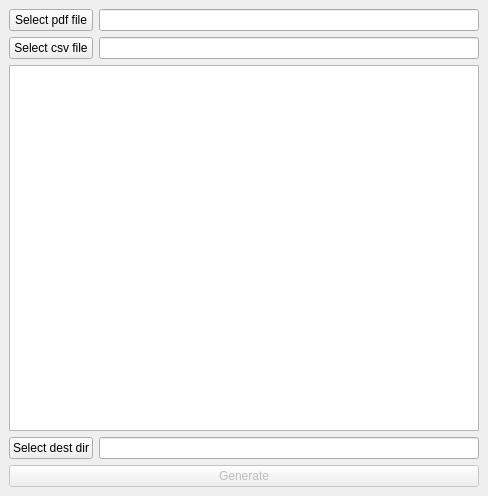
<?xml version="1.0" encoding="UTF-8"?>
<ui version="4.0">
 <class>MainWindow</class>
 <widget class="QMainWindow" name="MainWindow">
  <property name="geometry">
   <rect>
    <x>0</x>
    <y>0</y>
    <width>488</width>
    <height>496</height>
   </rect>
  </property>
  <property name="windowTitle">
   <string>PDF Signature Creator</string>
  </property>
  <widget class="QWidget" name="centralwidget">
   <layout class="QGridLayout" name="gridLayout">
    <item row="0" column="0">
     <widget class="QPushButton" name="pdfPb">
      <property name="text">
       <string>Select pdf file</string>
      </property>
     </widget>
    </item>
    <item row="1" column="0">
     <widget class="QPushButton" name="csvPb">
      <property name="text">
       <string>Select csv file</string>
      </property>
     </widget>
    </item>
    <item row="6" column="0">
     <widget class="QPushButton" name="destPb">
      <property name="text">
       <string>Select dest dir</string>
      </property>
     </widget>
    </item>
    <item row="1" column="1">
     <widget class="QLineEdit" name="csvLe">
      <property name="readOnly">
       <bool>true</bool>
      </property>
     </widget>
    </item>
    <item row="8" column="0" colspan="2">
     <widget class="QPushButton" name="generatePb">
      <property name="enabled">
       <bool>false</bool>
      </property>
      <property name="text">
       <string>Generate</string>
      </property>
     </widget>
    </item>
    <item row="5" column="0" colspan="2">
     <widget class="QTableView" name="csvView"/>
    </item>
    <item row="0" column="1">
     <widget class="QLineEdit" name="pdfLe">
      <property name="readOnly">
       <bool>true</bool>
      </property>
     </widget>
    </item>
    <item row="6" column="1">
     <widget class="QLineEdit" name="destLe">
      <property name="readOnly">
       <bool>true</bool>
      </property>
     </widget>
    </item>
   </layout>
  </widget>
 </widget>
 <resources/>
 <connections/>
</ui>
